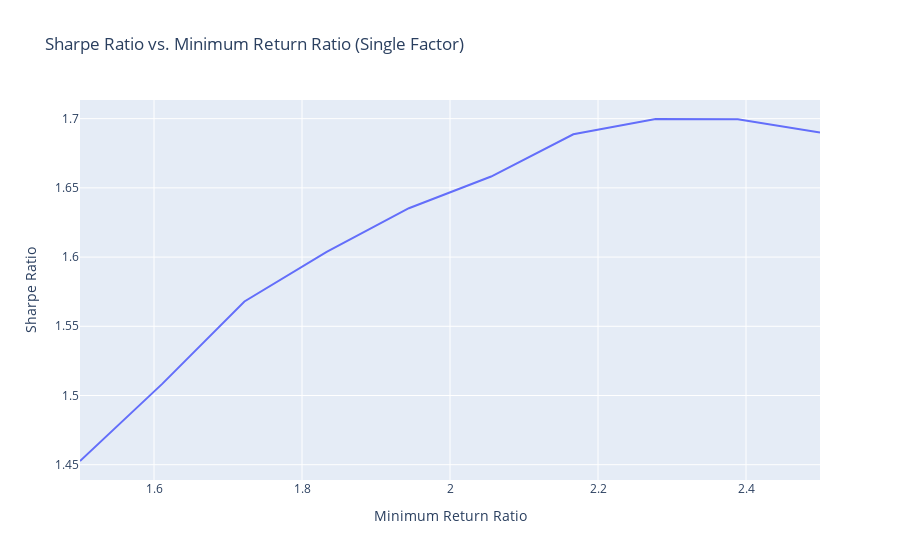

The code cell stored with this chart in its notebook:
### Code cell
fig = px.line(results_single_factor, 
              x='Minimum Return Ratio', 
              y="Sharpe Ratio", 
              title="Sharpe Ratio vs. Minimum Return Ratio (Single Factor)")
fig.show()

### Figure 1 — Plotly figure (JSON) as saved in the notebook; plotly's stock layout.template omitted (floating-point values rounded to 4 significant figures)
{"data": [{"hovertemplate": "Minimum Return Ratio=%{x}<br>Sharpe Ratio=%{y}<extra></extra>", "legendgroup": "", "line": {"color": "#636efa", "dash": "solid"}, "marker": {"symbol": "circle"}, "mode": "lines", "name": "", "orientation": "v", "showlegend": false, "type": "scatter", "x": [1.5, 1.611, 1.722, 1.833, 1.944, 2.056, 2.167, 2.278, 2.389, 2.5], "xaxis": "x", "y": [1.453, 1.508, 1.568, 1.604, 1.635, 1.658, 1.689, 1.7, 1.699, 1.69], "yaxis": "y"}], "layout": {"legend": {"tracegroupgap": 0}, "title": {"text": "Sharpe Ratio vs. Minimum Return Ratio (Single Factor)"}, "xaxis": {"anchor": "y", "domain": [0, 1], "title": {"text": "Minimum Return Ratio"}}, "yaxis": {"anchor": "x", "domain": [0, 1], "title": {"text": "Sharpe Ratio"}}}}
